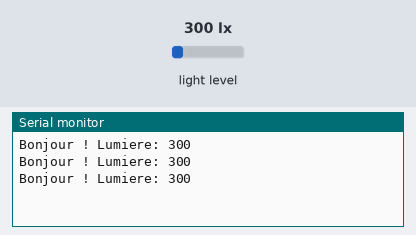
Recording of a sketch running on a simulated Arduino Uno, built with avr-gcc and run on an emulated ATmega328P. Parts: the last lines printed to the serial monitor. The test bench sets the inputs (shaded band); at power-on: light level 300 lx.

Above: at 1.3 s.
1.4 s: light level set to 40 lx
At 1.9 s:
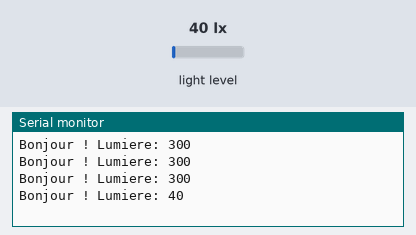
2.9 s: light level set to 500 lx
At 3.4 s:
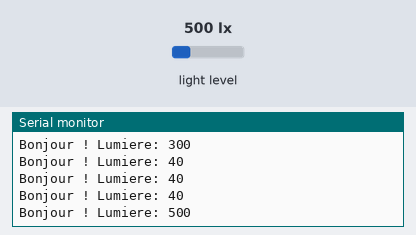
Timing chart, 0 to 5.9 s (numbered marks = the images above; inputs shaded):
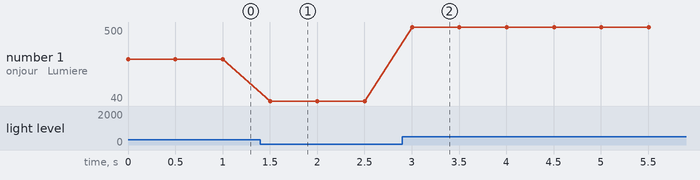

The sketch:

2-infinite-loop-light-sensor.ino
```cpp
// Exercice 2 : boucle infinie

#include "MeAuriga.h"
#include "Wire.h"

MeLightSensor lightSensor1(12);

void setup() {
  Serial.begin(9600);
}

void loop() {
  int lightValue = lightSensor1.read();
  Serial.print("Bonjour ! Lumiere: ");
  Serial.println(lightValue);
  delay(500);
}
```

Measured:
- after the input at 1.4 s, the serial monitor: prints a new line after 0.10 s (image 1)
- after the input at 2.9 s, the serial monitor: prints a new line after 0.10 s (image 2)
- plotted number 1: 300 → 40 after the input at 1.4 s, 40 → 500 after the input at 2.9 s
